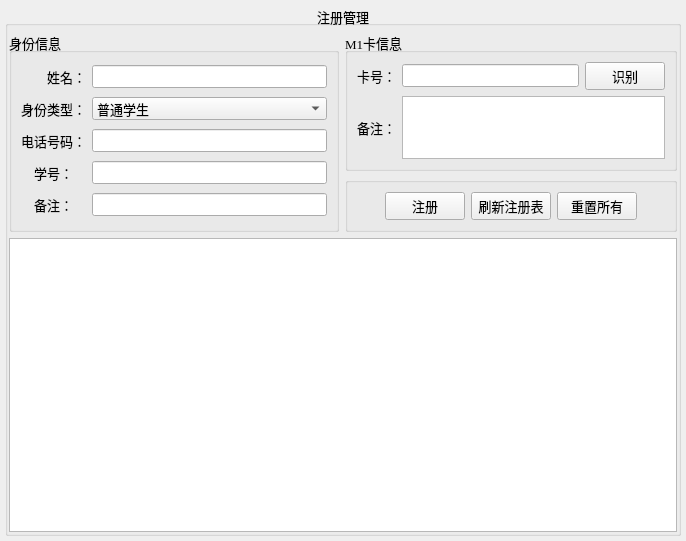
<?xml version="1.0" encoding="UTF-8"?>
<ui version="4.0">
 <class>RegistorWidget</class>
 <widget class="QWidget" name="RegistorWidget">
  <property name="geometry">
   <rect>
    <x>0</x>
    <y>0</y>
    <width>686</width>
    <height>541</height>
   </rect>
  </property>
  <property name="windowTitle">
   <string>Form</string>
  </property>
  <layout class="QVBoxLayout" name="verticalLayout_2">
   <property name="leftMargin">
    <number>5</number>
   </property>
   <property name="topMargin">
    <number>5</number>
   </property>
   <property name="rightMargin">
    <number>5</number>
   </property>
   <property name="bottomMargin">
    <number>5</number>
   </property>
   <item>
    <widget class="QGroupBox" name="groupBox_4">
     <property name="font">
      <font>
       <family>Times New Roman</family>
       <pointsize>10</pointsize>
      </font>
     </property>
     <property name="title">
      <string>注册管理</string>
     </property>
     <property name="alignment">
      <set>Qt::AlignCenter</set>
     </property>
     <layout class="QVBoxLayout" name="verticalLayout_3">
      <property name="leftMargin">
       <number>1</number>
      </property>
      <property name="topMargin">
       <number>6</number>
      </property>
      <property name="rightMargin">
       <number>1</number>
      </property>
      <property name="bottomMargin">
       <number>1</number>
      </property>
      <item>
       <widget class="QFrame" name="frame">
        <property name="sizePolicy">
         <sizepolicy hsizetype="Preferred" vsizetype="Fixed">
          <horstretch>0</horstretch>
          <verstretch>0</verstretch>
         </sizepolicy>
        </property>
        <property name="maximumSize">
         <size>
          <width>16777215</width>
          <height>200</height>
         </size>
        </property>
        <property name="font">
         <font>
          <family>Times New Roman</family>
          <pointsize>10</pointsize>
         </font>
        </property>
        <layout class="QHBoxLayout" name="horizontalLayout_3">
         <property name="leftMargin">
          <number>0</number>
         </property>
         <property name="topMargin">
          <number>0</number>
         </property>
         <property name="rightMargin">
          <number>0</number>
         </property>
         <property name="bottomMargin">
          <number>0</number>
         </property>
         <item>
          <widget class="QGroupBox" name="groupBox">
           <property name="minimumSize">
            <size>
             <width>330</width>
             <height>0</height>
            </size>
           </property>
           <property name="font">
            <font>
             <family>Times New Roman</family>
             <pointsize>10</pointsize>
            </font>
           </property>
           <property name="title">
            <string>身份信息</string>
           </property>
           <layout class="QGridLayout" name="gridLayout">
            <item row="1" column="0">
             <widget class="QLabel" name="label_uesr_type">
              <property name="font">
               <font>
                <family>Times New Roman</family>
                <pointsize>10</pointsize>
               </font>
              </property>
              <property name="text">
               <string>身份类型：</string>
              </property>
             </widget>
            </item>
            <item row="1" column="1">
             <widget class="QComboBox" name="comboBox_UserType">
              <property name="font">
               <font>
                <family>Times New Roman</family>
                <pointsize>10</pointsize>
               </font>
              </property>
              <item>
               <property name="text">
                <string>普通学生</string>
               </property>
              </item>
              <item>
               <property name="text">
                <string>普通老师</string>
               </property>
              </item>
              <item>
               <property name="text">
                <string>管理老师</string>
               </property>
              </item>
              <item>
               <property name="text">
                <string>custom</string>
               </property>
              </item>
             </widget>
            </item>
            <item row="0" column="1">
             <widget class="QLineEdit" name="lineEdit_Name">
              <property name="font">
               <font>
                <family>Times New Roman</family>
                <pointsize>10</pointsize>
               </font>
              </property>
             </widget>
            </item>
            <item row="0" column="0">
             <widget class="QLabel" name="label_name">
              <property name="font">
               <font>
                <family>Times New Roman</family>
                <pointsize>10</pointsize>
               </font>
              </property>
              <property name="text">
               <string>姓名：</string>
              </property>
              <property name="alignment">
               <set>Qt::AlignRight|Qt::AlignTrailing|Qt::AlignVCenter</set>
              </property>
             </widget>
            </item>
            <item row="4" column="1">
             <widget class="QLineEdit" name="lineEdit_Phone"/>
            </item>
            <item row="5" column="0">
             <widget class="QLabel" name="label_studentID">
              <property name="font">
               <font>
                <family>Times New Roman</family>
                <pointsize>10</pointsize>
               </font>
              </property>
              <property name="layoutDirection">
               <enum>Qt::LeftToRight</enum>
              </property>
              <property name="text">
               <string>学号：</string>
              </property>
              <property name="alignment">
               <set>Qt::AlignCenter</set>
              </property>
             </widget>
            </item>
            <item row="4" column="0">
             <widget class="QLabel" name="label_phone">
              <property name="text">
               <string>电话号码：</string>
              </property>
             </widget>
            </item>
            <item row="6" column="0">
             <widget class="QLabel" name="label_remark">
              <property name="text">
               <string>备注：</string>
              </property>
              <property name="alignment">
               <set>Qt::AlignCenter</set>
              </property>
             </widget>
            </item>
            <item row="5" column="1">
             <widget class="QLineEdit" name="lineEdit_studentID"/>
            </item>
            <item row="6" column="1">
             <widget class="QLineEdit" name="lineEdit_PersonMark"/>
            </item>
           </layout>
          </widget>
         </item>
         <item>
          <layout class="QVBoxLayout" name="verticalLayout">
           <item>
            <widget class="QGroupBox" name="groupBox_2">
             <property name="minimumSize">
              <size>
               <width>330</width>
               <height>0</height>
              </size>
             </property>
             <property name="font">
              <font>
               <family>Times New Roman</family>
               <pointsize>10</pointsize>
              </font>
             </property>
             <property name="title">
              <string>M1卡信息</string>
             </property>
             <layout class="QGridLayout" name="gridLayout_2">
              <item row="0" column="0">
               <widget class="QLabel" name="label_4">
                <property name="font">
                 <font>
                  <family>Times New Roman</family>
                  <pointsize>10</pointsize>
                 </font>
                </property>
                <property name="text">
                 <string>卡号：</string>
                </property>
                <property name="alignment">
                 <set>Qt::AlignRight|Qt::AlignTrailing|Qt::AlignVCenter</set>
                </property>
               </widget>
              </item>
              <item row="0" column="1">
               <layout class="QHBoxLayout" name="horizontalLayout_2">
                <item>
                 <widget class="QLineEdit" name="lineEdit_CardId">
                  <property name="font">
                   <font>
                    <family>Times New Roman</family>
                    <pointsize>10</pointsize>
                   </font>
                  </property>
                  <property name="readOnly">
                   <bool>false</bool>
                  </property>
                 </widget>
                </item>
                <item>
                 <widget class="QPushButton" name="btn_Inventory">
                  <property name="font">
                   <font>
                    <family>Times New Roman</family>
                    <pointsize>10</pointsize>
                   </font>
                  </property>
                  <property name="text">
                   <string>识别</string>
                  </property>
                 </widget>
                </item>
               </layout>
              </item>
              <item row="1" column="0">
               <widget class="QLabel" name="label_6">
                <property name="font">
                 <font>
                  <family>Times New Roman</family>
                  <pointsize>10</pointsize>
                 </font>
                </property>
                <property name="text">
                 <string>备注：</string>
                </property>
                <property name="alignment">
                 <set>Qt::AlignRight|Qt::AlignTrailing|Qt::AlignVCenter</set>
                </property>
               </widget>
              </item>
              <item row="1" column="1">
               <widget class="QTextEdit" name="textEdit_CardMark">
                <property name="font">
                 <font>
                  <family>Times New Roman</family>
                  <pointsize>10</pointsize>
                 </font>
                </property>
               </widget>
              </item>
             </layout>
            </widget>
           </item>
           <item>
            <widget class="QGroupBox" name="groupBox_3">
             <property name="font">
              <font>
               <family>Times New Roman</family>
               <pointsize>10</pointsize>
              </font>
             </property>
             <property name="title">
              <string/>
             </property>
             <layout class="QHBoxLayout" name="horizontalLayout">
              <item>
               <spacer name="horizontalSpacer">
                <property name="font">
                 <font>
                  <family>Times New Roman</family>
                  <pointsize>10</pointsize>
                 </font>
                </property>
                <property name="orientation">
                 <enum>Qt::Horizontal</enum>
                </property>
                <property name="sizeHint" stdset="0">
                 <size>
                  <width>40</width>
                  <height>20</height>
                 </size>
                </property>
               </spacer>
              </item>
              <item>
               <widget class="QPushButton" name="btn_Register">
                <property name="font">
                 <font>
                  <family>Times New Roman</family>
                  <pointsize>10</pointsize>
                 </font>
                </property>
                <property name="text">
                 <string>注册</string>
                </property>
               </widget>
              </item>
              <item>
               <widget class="QPushButton" name="btn_Refresh">
                <property name="font">
                 <font>
                  <family>Times New Roman</family>
                  <pointsize>10</pointsize>
                 </font>
                </property>
                <property name="text">
                 <string>刷新注册表</string>
                </property>
               </widget>
              </item>
              <item>
               <widget class="QPushButton" name="btn_Reset">
                <property name="font">
                 <font>
                  <family>Times New Roman</family>
                  <pointsize>10</pointsize>
                 </font>
                </property>
                <property name="text">
                 <string>重置所有</string>
                </property>
               </widget>
              </item>
              <item>
               <spacer name="horizontalSpacer_4">
                <property name="font">
                 <font>
                  <family>Times New Roman</family>
                  <pointsize>10</pointsize>
                 </font>
                </property>
                <property name="orientation">
                 <enum>Qt::Horizontal</enum>
                </property>
                <property name="sizeHint" stdset="0">
                 <size>
                  <width>40</width>
                  <height>20</height>
                 </size>
                </property>
               </spacer>
              </item>
             </layout>
            </widget>
           </item>
          </layout>
         </item>
        </layout>
       </widget>
      </item>
      <item>
       <widget class="QTableView" name="tableView">
        <property name="font">
         <font>
          <family>Times New Roman</family>
          <pointsize>10</pointsize>
         </font>
        </property>
       </widget>
      </item>
     </layout>
    </widget>
   </item>
  </layout>
 </widget>
 <resources/>
 <connections/>
</ui>
